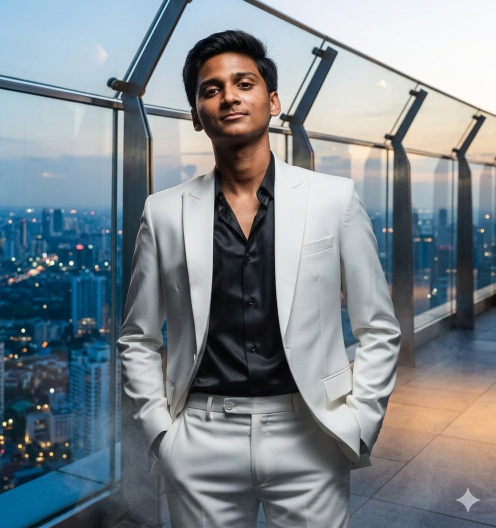
#> input picture founder.jpeg, 992 x 1056 px, found by its file name (shown at 1/2 size)
$ python gen_ascii.py
#> lines starting #> are read from the running program, lines starting #| are printed output that depends on the picture
from PIL import Image, ImageFilter, ImageEnhance
import numpy as np
import json

img = Image.open(r'C:\Users\HARIHARAN S\OneDrive\Desktop\read me\founder.jpeg')
#> img is the input picture: PIL image 992x1056 RGB; mean R, G, B 125.9, 135.1, 141.6
w, h = img.size
#> w = 992; h = 1056
crop = img.crop((w*0.1, h*0.05, w*0.9, h*0.50))
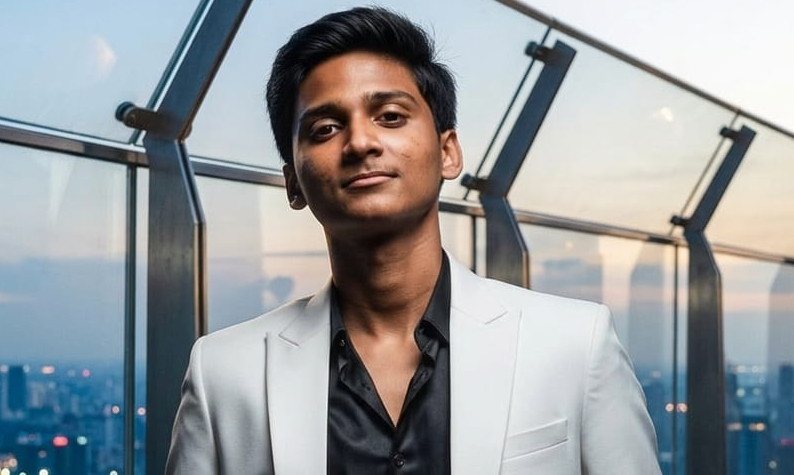
#> crop: PIL image 794x475 RGB; mean R, G, B 150.1, 154.8, 158

e = ImageEnhance.Contrast(crop)
high = e.enhance(1.8)
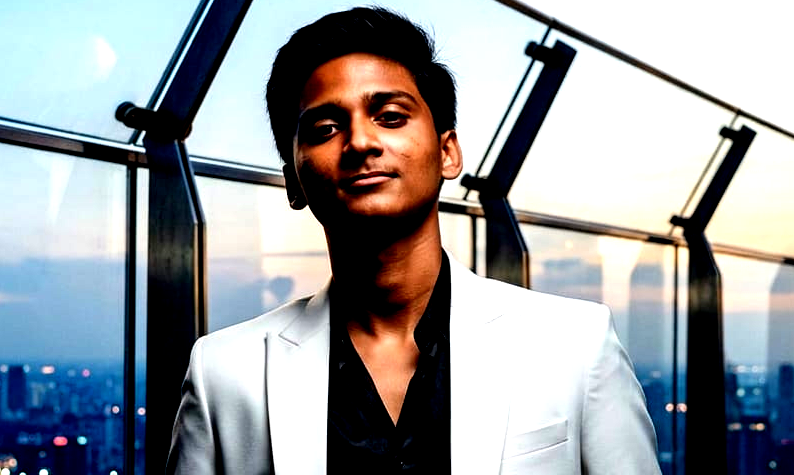
#> high: PIL image 794x475 RGB; mean R, G, B 151.1, 155.4, 159
e2 = ImageEnhance.Sharpness(high)
sharp = e2.enhance(2.0)
gray = sharp.convert('L')
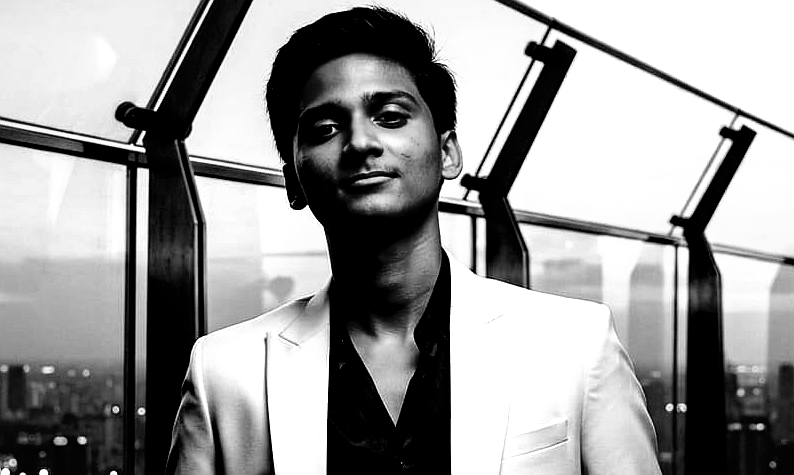
#> gray: PIL image 794x475 L; min 0, max 255, mean 154.7
edges = gray.filter(ImageFilter.FIND_EDGES)
edges_sharp = edges.filter(ImageFilter.SHARPEN)
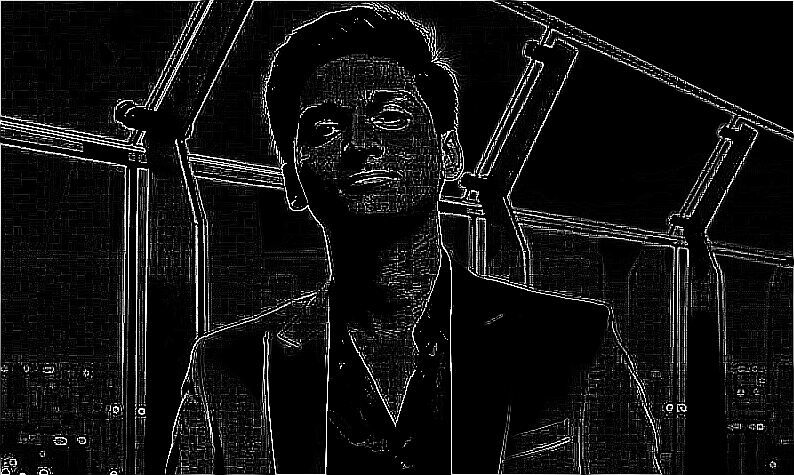
#> edges_sharp: PIL image 794x475 L; min 0, max 255, mean 17.5

g = np.array(gray, dtype=float)
ed = np.array(edges_sharp, dtype=float)
blend = g * 0.7 + ed * 0.3
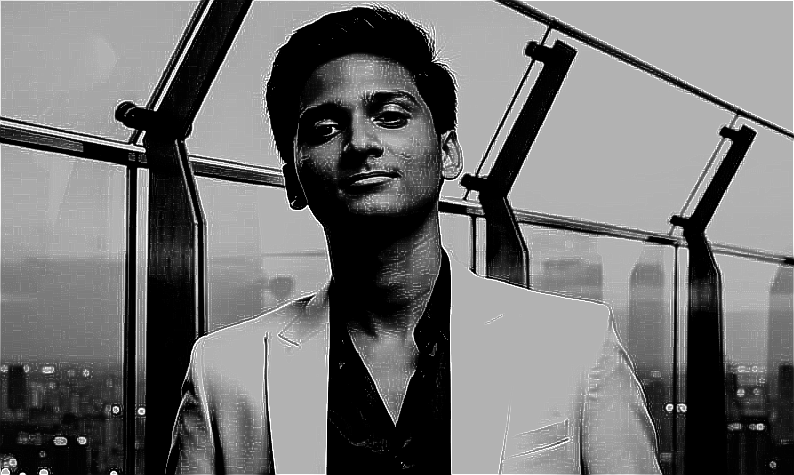
#> blend: shape (475, 794) float64; min 0, max 255, mean 113.5
blend = blend.clip(0, 255).astype(np.uint8)
blend_img = Image.fromarray(blend)
rgb = np.array(sharp)

cols, rows = 50, 42
small = blend_img.resize((cols, rows), Image.LANCZOS)
small_color = Image.fromarray(rgb).resize((cols, rows), Image.LANCZOS)
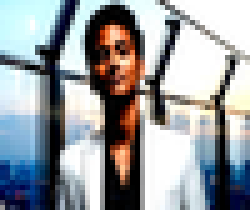
#> small_color: PIL image 50x42 RGB (shown 5 times larger); mean R, G, B 151.3, 155.3, 158.9
s = np.array(small)
sc = np.array(small_color)

mn, mx = s.min(), s.max()
#> mn = 0; mx = 199
stretched = ((s.astype(float) - mn) / (mx - mn + 1) * 255).clip(0, 255).astype(np.uint8)
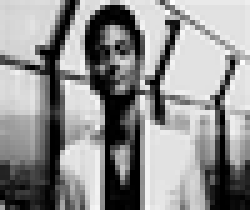
#> stretched: shape (42, 50) (shown 5 times larger); min 0, max 253, mean 144.3
gamma = 0.8
corrected = (255 * (stretched / 255) ** gamma).clip(0, 255).astype(np.uint8)

ramp = '@%#*+=-:. '
compact = []

for y in range(rows):
    row_str = ''
    color_str = ''
    row_vals = corrected[y]
    med = np.median(row_vals)
    bg_thresh = med + 20
    for x in range(cols):
        val = corrected[y, x]
        r, gv, bv = sc[y, x]
        is_bg = val > bg_thresh and val > 160
        if is_bg:
            row_str += ' '
            color_str += 't,'
        else:
            normalized = val / 255.0
            idx = int(normalized * (len(ramp) - 1))
            idx = max(0, min(len(ramp) - 1, idx))
            char = ramp[idx]
            darken = 1.0 - (1.0 - normalized) * 0.3
            row_str += char
            color_str += f'{int(r*darken):02x}{int(gv*darken):02x}{int(bv*darken):02x},'
    compact.append({'chars': row_str, 'colors': color_str.rstrip(',')})
#> this loop made 42 passes
#> (med, bg_thresh) on passes 1 to 12: (229, 249), (221, 241), (222, 242), (222, 242), (221, 241), (221.5, 241.5), (221, 241), (220, 240), (219, 239), (218, 238), (209, 229), (195, 215)
#> after the loop, compact = 42 items

with open(r'C:\Users\HARIHARAN S\OneDrive\Desktop\read me\ascii_compact.json', 'w') as f:
    json.dump({'rows': rows, 'cols': cols, 'data': compact, 'ramp': ramp}, f)

for y in range(rows):
    print(f'{y:2d}: |{compact[y]["chars"]}|')
#> this loop made 42 passes
#> (printed output is left out)
print('Saved to ascii_compact.json')

$ run again, with nobg.png saved as founder.jpeg
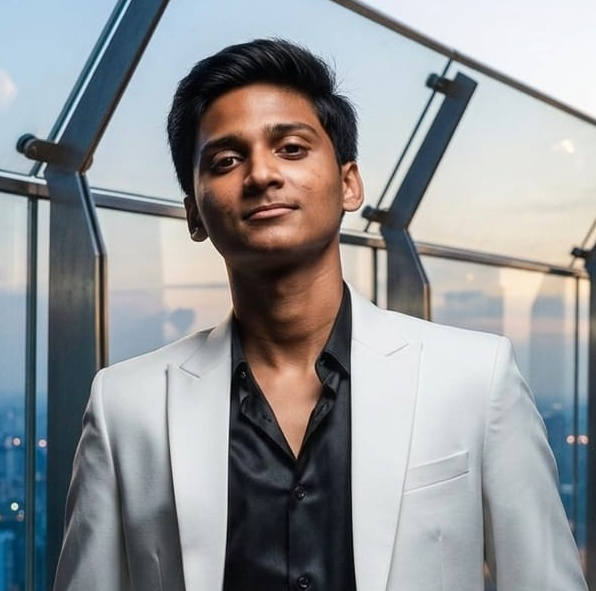
#> input picture nobg.png, 596 x 591 px, found by its file name
#> img is the input picture: PIL image 596x591 RGB; mean R, G, B 145.9, 148.6, 151
#> `small_color = Image.fromarray(rgb).resize((cols, rows), Image.LANCZOS)`:
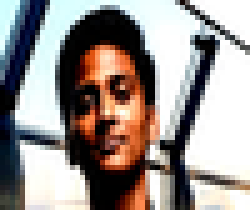
#> small_color: PIL image 50x42 RGB (shown 5 times larger); mean R, G, B 154.2, 145.9, 142
#> mn = 0; mx = 212
#> `stretched = ((s.astype(float) - mn) / (mx - mn + 1) * 255).clip(0, 255..`:
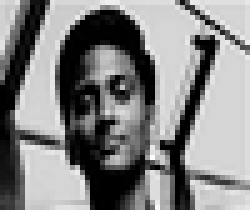
#> stretched: shape (42, 50) (shown 5 times larger); min 0, max 253, mean 131.5
#> the loop `for y in range(rows):` made 42 passes
#> (med, bg_thresh) on passes 1 to 8: (225, 245), (214.5, 234.5), (215.5, 235.5), (213.5, 233.5), (211, 231), (201, 221), (189.5, 209.5), (124.5, 144.5)
#> after the loop `for y in range(rows):`: compact = 42 items
#> the loop `for y in range(rows):` made 42 passes
#> (printed output is left out)
